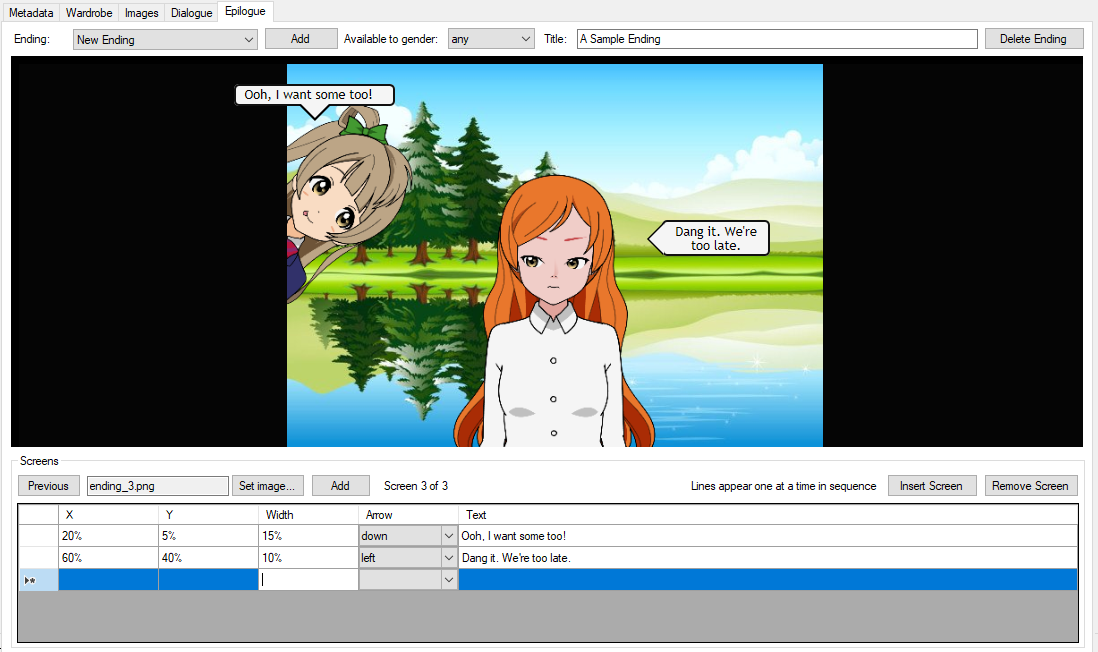
#> input picture SPNATI Character Editor/SPNATI Character Editor/Help/images/ending2.PNG, 1098 x 652 px
$ python centroid_test.py '../../SPNATI Character Editor/SPNATI Character Editor/Help/images/ending2.PNG' out.png
#> lines starting #> are read from the running program, lines starting #| are printed output that depends on the picture
import numpy as np
from PIL import Image
from scipy import ndimage
import sys

if __name__ == "__main__":
    with Image.open(sys.argv[1]) as img:
#> img is the input picture: PIL image 1098x652 RGBA; mean R, G, B, A 133.5, 145.9, 141.8, 255
        arr = np.array(img)
        intensity = np.sum(arr, axis=2)
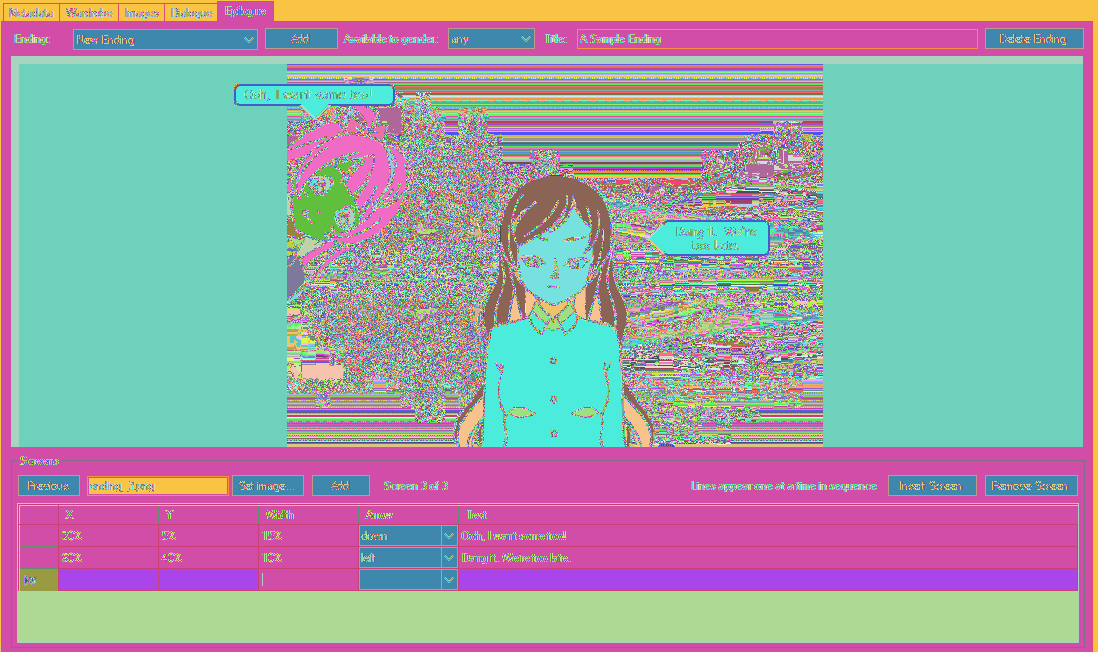
#> intensity: shape (652, 1098) uint64; 763 distinct labels, from 255 to 1020; one colour per label, 0 black
        nonzero = np.greater(intensity, 0).T
#> nonzero: shape (1098, 652) bool; every value is 1

        centroid = ndimage.measurements.center_of_mass(nonzero)
#> centroid = (548.5, 325.5)

        print("Image CoM: "+str(centroid))
#| Image CoM: (548.5, 325.5)

        center_x = int(img.width / 2)
#> center_x = 549
        com_x = centroid[0]
#> com_x = 548.5

        shift_x = int(com_x-center_x)
#> shift_x = 0
        print("Offset: {}".format(shift_x))
#| Offset: 0

        new_sz = (img.width-shift_x, img.height)
#> new_sz = (1098, 652)
        im2 = img.crop((0, 0, new_sz[0], new_sz[1]))
        im2 = im2.transform(img.size, Image.AFFINE, (1, 0, shift_x, 0, 1, 0))

        im2.save(sys.argv[2])
